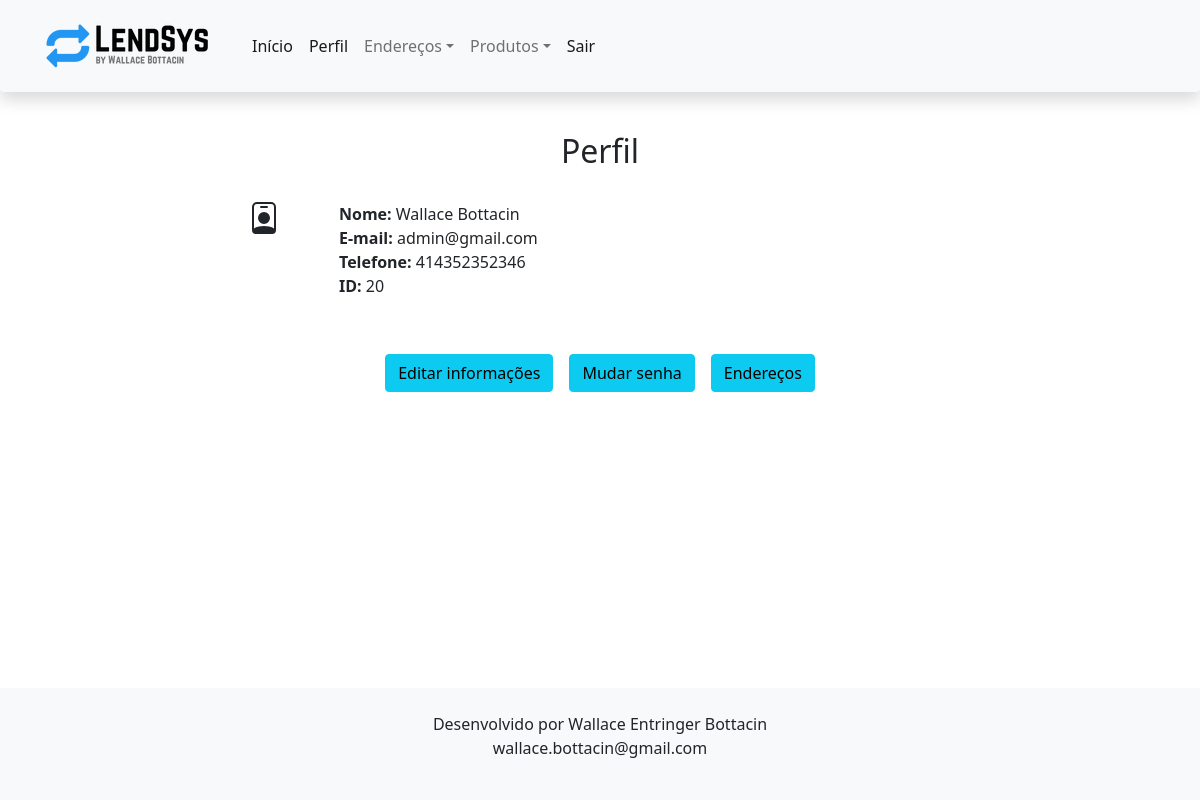
The app's page /Site/profile.php (signed in) with its own data.
### tables this page shows
CREATE TABLE `user` (
  `id` int(11) NOT NULL,
  `email` varchar(254) NOT NULL,
  `password` char(64) NOT NULL,
  `name` varchar(50) NOT NULL,
  `surname` varchar(50) NOT NULL,
  `phone` varchar(15) DEFAULT NULL,
  `role` int(11) NOT NULL
);

### Site/profile.php (the view, shortened to what this page needs)
<?php
    include 'header.php';
    require_once 'includes/functions.inc.php';
    ?>
<div class="container-sm" style="text-align: center">
        <br>
        <h2>Perfil</h2>
        <br>
</div>
<?php
    $user_id = $_SESSION["userid"];
    $sql = "SELECT * FROM user WHERE id = ?;";
    $stmt = mysqli_stmt_init($conn);
    if (!mysqli_stmt_prepare($stmt, $sql)) {
        header("Location: ./index.php?error=stmtfailed");
        exit();
    }
    mysqli_stmt_bind_param($stmt, "s", $user_id);
    mysqli_stmt_execute($stmt);
    $resultData = mysqli_stmt_get_result($stmt);
    $resultCheck = mysqli_num_rows($resultData);
    echo "<div class='container-lg'>";
    if ($resultCheck > 0) {
        while ($row = mysqli_fetch_assoc($resultData)) {
            $user_and_address_id = $row['id'];
            $email = $row['email'];
            $name = $row['name'];
            $surname = $row['surname'];
            $phone = $row['phone'];
            echo "<div class='container-lg'>";
            echo "<div class='container'>
                    <div class='row'>
                        <div class='col-2'></div>
                        <div class='col-1'>
                        <svg xmlns='http://www.w3.org/2000/svg' width='32' height='32' fill='currentColor' class='bi bi-person-badge' viewBox='0 0 16 16'>
                            <path d='M6.5 2a.5.5 0 0 0 0 1h3a.5.5 0 0 0 0-1h-3zM11 8a3 3 0 1 1-6 0 3 3 0 0 1 6 0z'/>
                            <path d='M4.5 0A2.5 2.5 0 0 0 2 2.5V14a2 2 0 0 0 2 2h8a2 2 0 0 0 2-2V2.5A2.5 2.5 0 0 0 11.5 0h-7zM3 2.5A1.5 1.5 0 0 1 4.5 1h7A1.5 1.5 0 0 1 13 2.5v10.795a4.2 4.2 0 0 0-.776-.492C11.392 12.387 10.063 12 8 12s-3.392.387-4.224.803a4.2 4.2 0 0 0-.776.492V2.5z'/>
                        </svg>
                        </div>
                        <div class='col-8'>";
            echo "<b>Nome: </b>". $name . " " . $surname . "<br>";
            echo "<b>E-mail: </b>". $email . "<br>";
            echo "<b>Telefone: </b>". $phone . "<br>";
            echo "<b>ID: </b>". $user_and_address_id . "<br>";
            echo "</div>
                        <div class='col-2'></div>
                    </div>
                </div><br><br>";
            echo "</div>";
            echo "<div class='container-lg d-flex justify-content-center'>";
            echo "<a href='editprofile.php'><button class='btn btn-info m-2'>Editar informações</button></a>";
            echo "<a href='editprofile.php'><button class='btn btn-info m-2'>Mudar senha</button></a>";
            echo "<a href='displayaddress.php'><button class='btn btn-info m-2'>Endereços</button></a>";
            echo "</div>";
        }
    }
?>
<?php include 'footer.php' ?>

### records on screen
user: name "Wallace", surname "Bottacin", email "admin@gmail.com", phone "414352352346", id "20"
